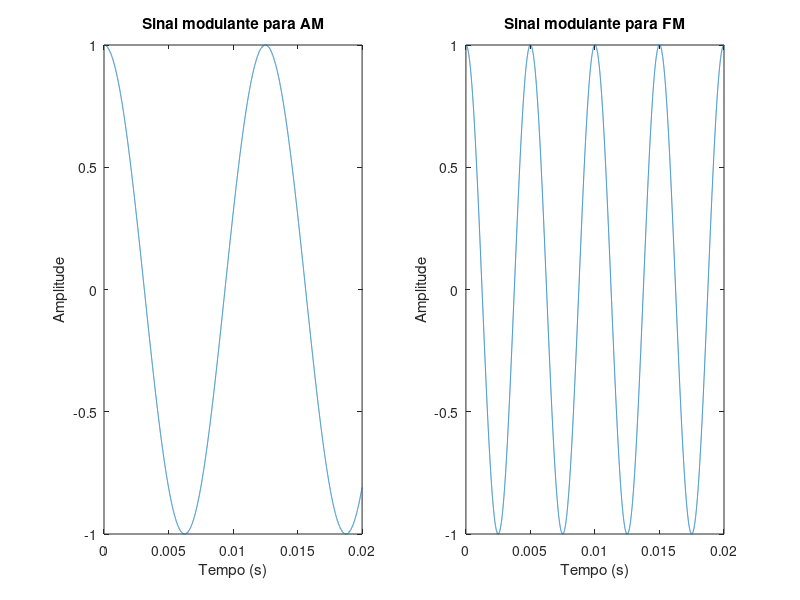
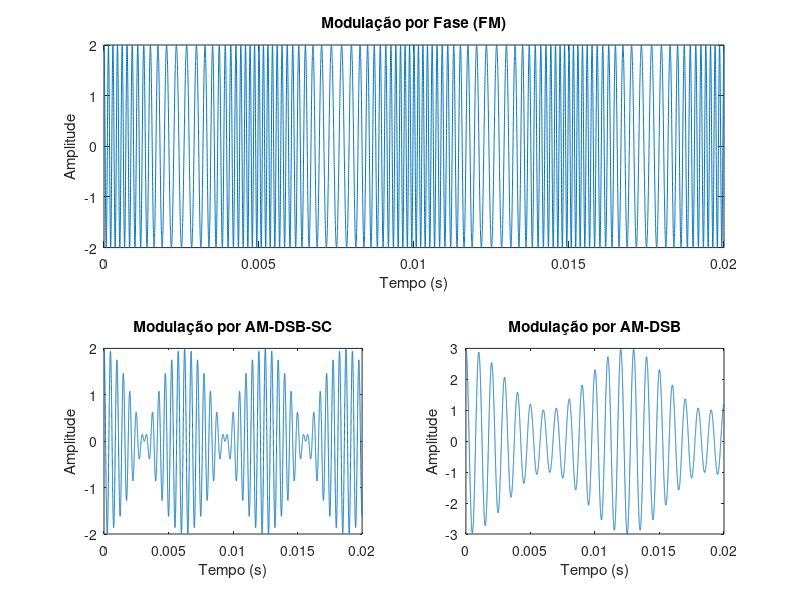
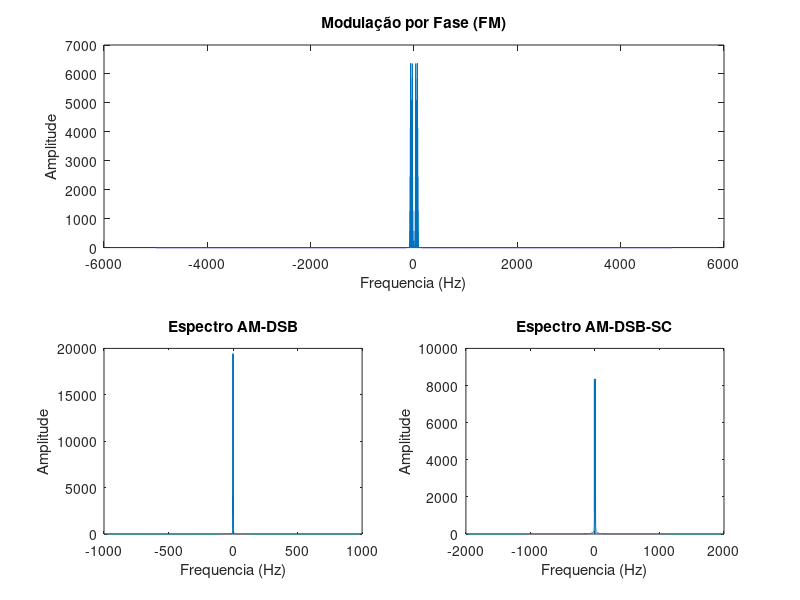
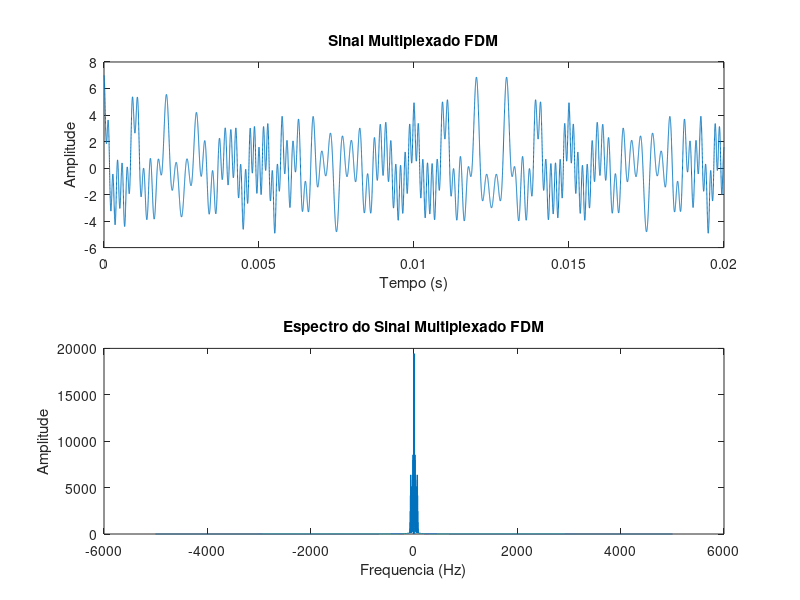

Recreate these plots in MATLAB, in order.
clear all;
close all;
clc;

t = linspace(0, 0.02, 20000);
Kf = 2000;
fm_am = 80;
fm_FM = 200;
fc_amdsb = 1000
fc_amdsbsc = 2000
fc_FM = 5000

## Sinais
mt_am = cos(2*pi*fm_am*t);
mt_fm = cos(2*pi*fm_FM*t);
int_mt = 10*sin(2*pi*fm_FM*t);

AM_dsb = 2*cos(2*pi*fc_amdsb*t) + mt_am.*cos(2*pi*fc_amdsb*t);
AM_dsb_sc = 2*mt_am.*cos(2*pi*fc_amdsbsc*t);
FM = 2*cos(2*pi*fc_FM*t + int_mt);

FDM = AM_dsb + AM_dsb_sc + FM;

## Espectros
f_amdsb = linspace(-fc_amdsb, fc_amdsb, 20000);
ff_amdsb = fft(AM_dsb);
ffs_amdsb = fftshift(ff_amdsb);

f_amdsbsc = linspace(-fc_amdsbsc, fc_amdsbsc, 20000);
ff_amdsbsc = fft(AM_dsb_sc);
ffs_amdsbsc = fftshift(ff_amdsbsc);

f_FM = linspace(-fc_FM, fc_FM, 20000);
ff_FM = fft(FM);
ffs_FM = fftshift(ff_FM);

f_FDM = linspace(-fc_FM, fc_FM, 20000);
ff_FDM = fft(FDM);
ffs_FDM = fftshift(ff_FDM);

figure;
subplot(1,2,1);
plot(t, mt_am);
title('Sinal modulante para AM');
xlabel('Tempo (s)');
ylabel('Amplitude');

subplot(1,2,2);
plot(t, mt_fm);
title('Sinal modulante para FM');
xlabel('Tempo (s)');
ylabel('Amplitude');

figure;
subplot(2,1,1);
plot(t, FM);
title('Modulação por Fase (FM)');
xlabel('Tempo (s)');
ylabel('Amplitude');

subplot(2,2,3);
plot(t, AM_dsb_sc);
title('Modulação por AM-DSB-SC');
xlabel('Tempo (s)');
ylabel('Amplitude');

subplot(2,2,4);
plot(t, AM_dsb);
title('Modulação por AM-DSB');
xlabel('Tempo (s)');
ylabel('Amplitude');

figure;
subplot(2,1,1);
plot(f_FM, abs(ffs_FM));
title('Modulação por Fase (FM)');
xlabel('Frequencia (Hz)');
ylabel('Amplitude');

subplot(2,2,3);
plot(f_amdsb, abs(ffs_amdsb));
title('Espectro AM-DSB');
xlabel('Frequencia (Hz)');
ylabel('Amplitude');

subplot(2,2,4);
plot(f_amdsbsc, abs(ffs_amdsbsc));
title('Espectro AM-DSB-SC');
xlabel('Frequencia (Hz)');
ylabel('Amplitude');

figure;
subplot(2,1,1);
plot(t, FDM);
title('Sinal Multiplexado FDM');
xlabel('Tempo (s)');
ylabel('Amplitude');

subplot(2,1,2);
plot(f_FDM, abs(ffs_FDM));
title('Espectro do Sinal Multiplexado FDM');
xlabel('Frequencia (Hz)');
ylabel('Amplitude');
